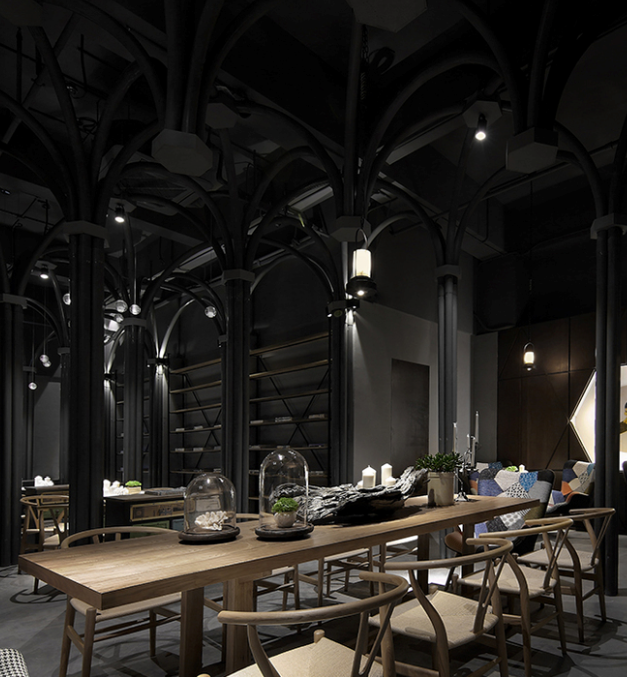
#> input picture 과제/디지털영상처리 1차 과제 공고/dark1.PNG, 627 x 677 px, found by its file name
$ python '최영환.py'
#> lines starting #> are read from the running program, lines starting #| are printed output that depends on the picture; after the words box and inside, x2 and y2 are one past the last pixel; in counts of white or black regions, pixels touching at a corner belong together
# 디지털 영상처리 1차 과제
# 레포트에 각 문제를 밝히고 달성 여부를 설명하는 부분 포함
# 1. 영상을 읽어 들여 이 영상의 밝기를 트랙바로 제어
# 2. 원본 영상과 밝게 만든 영상을 나란히 배열하여 출력. (좌측 : 원본 영상, 우측 : 밝게 만든 영상)  => cv.hconcat()
# 3. 트랙바는 0~30의 값을 가짐. 다음과 같이 원본 영상에 대한 곱셈 배수를 곱해서 구현 (10% => 1+0.1, 20% => 1+0.2, 30% => 1+0.3, ..., 90% => 1+0.9, 300% => 1+3.0)  => np.clip(), .astype(np.uint8)
# 4. 트랙바를 오른쪽으로 움직였다가 다시 왼쪽으로 움직여 어둡게 만들면 최종 단계에서 0을 선택하면 원본 영상과 같아야함.
# 5. 각 화면의 좌측 상단(50, 50)에 'Original' 과 'Brighter' 문자를 출력해야함. 밝기에 영향 x
# 6. key 's' 입력 시 밝아진 영상을 현재의 폴더에 지정된 파일 이름으로 저장함. 문자 정보는 포함 x.     ex) tmpxx_dark1.png => fstring 사용
# xx는 영상의 밝기
# 7. esc 입력 시 종료
# ========================================================================================================================================================= #
import cv2 as cv
import numpy as np

# 변수 선언
Path = './'
Name = 'dark1.png'


# 트랙바의 콜백함수
def onChange(x):
    pass


# 영상 로드
FullName = Path + Name             # 원본 파일의 전체 경로
img = cv.imread(FullName)          # 원본 파일
#> img is the input picture: shape (677, 627, 3); mean B, G, R 32.2, 36, 39

imgC = img.copy()               # 원본영상
out = img.copy()                # 변환영상
dst = cv.hconcat([imgC, out])   # 출력영상
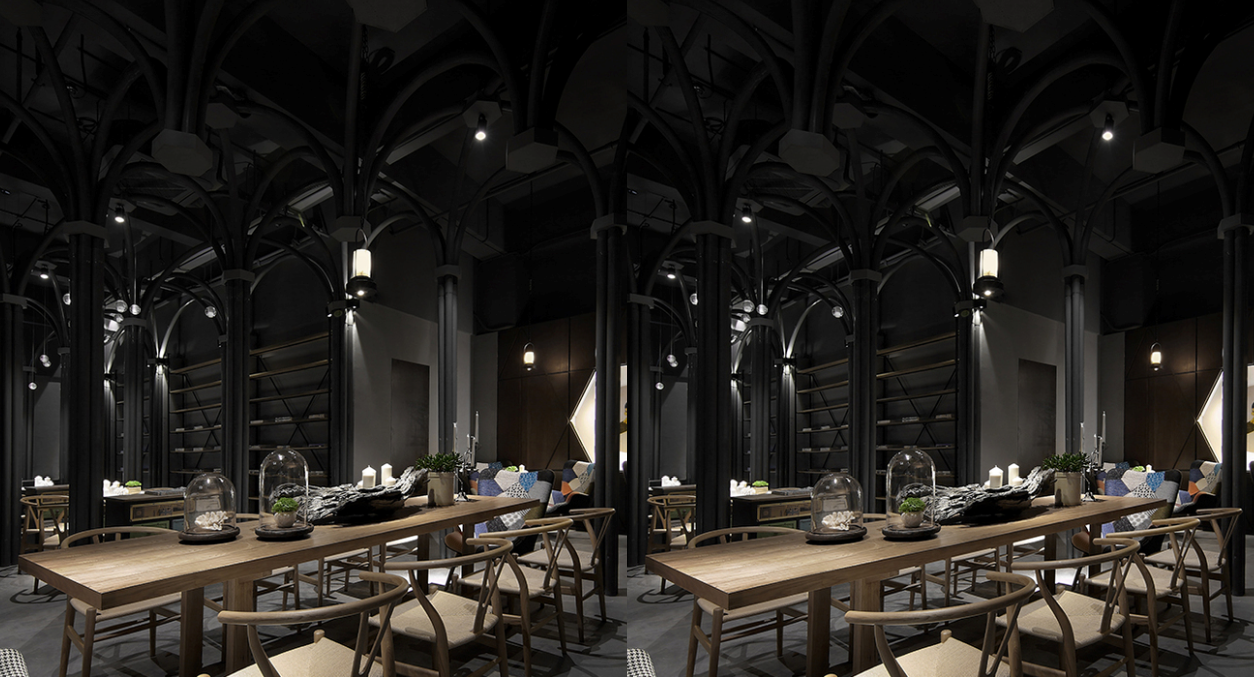
#> dst: shape (677, 1254, 3); mean B, G, R 32.2, 36, 39

# 윈도우 생성
cv.namedWindow('image')

# 트랙바 생성
cv.createTrackbar('scale', 'image', 0, 30, onChange)
#> slider 'scale' is set to 10

# 키 입력 부분, s를 누르면 지정된 이름으로 변환 영상 저장
# esc 입력 시 종료.
while True:
    cv.imshow('image', dst)     # 출력 영상
    outC = out.copy()           # 변환 영상 복사

    # 트랙바 위치 획득
    scale = cv.getTrackbarPos("scale", "image")

    # 영상 밝게
    s = 1 + (scale * 0.1)
    outC = (np.clip(255*(outC/255 * s), 0, 255)).astype('uint8')
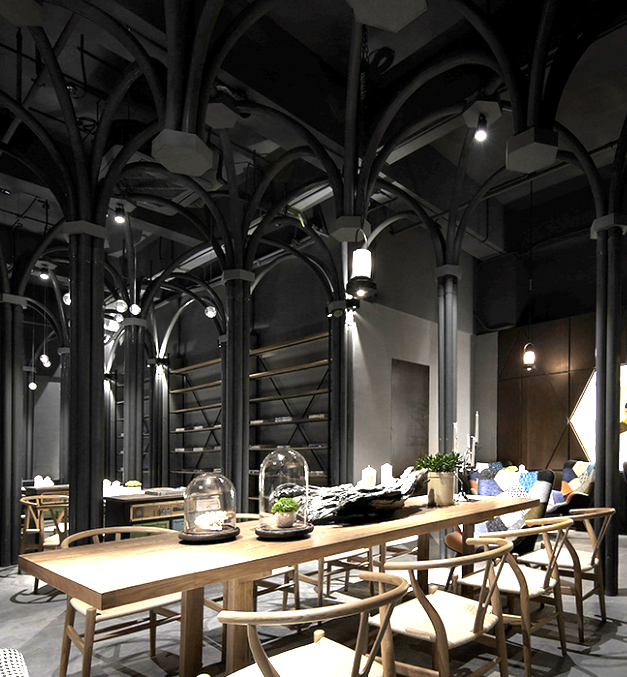
#> outC: shape (677, 627, 3); mean B, G, R 61, 66.7, 70.8
    imgS = outC.copy()  # 저장에 쓰일 복사본 생성

    # 영상에 글자 삽입
    org = (50, 50)
    cv.putText(imgC, "Original", org, 0, 1, (0, 0, 255), 2)
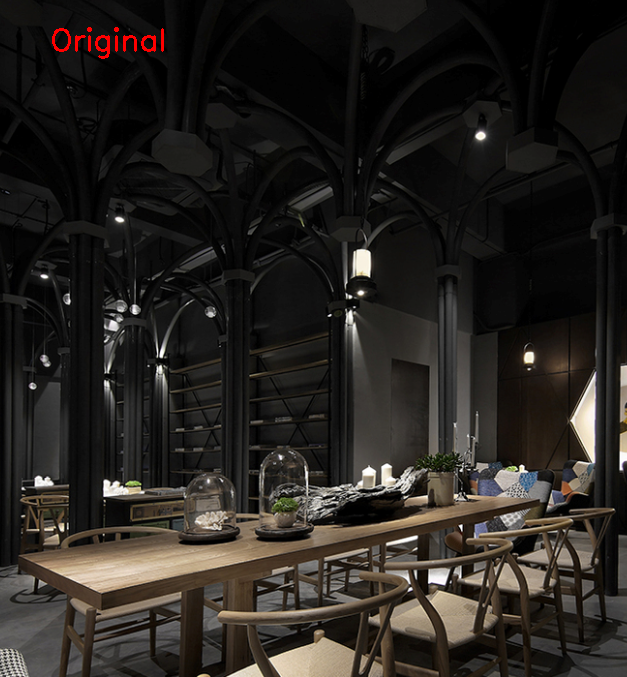
#> imgC: shape (677, 627, 3); 0.21% of pixels changed, all inside (x1, y1, x2, y2) = (52, 27, 164, 59)
    cv.putText(outC, "Brighter", org, 0, 1, (0, 0, 255), 2)
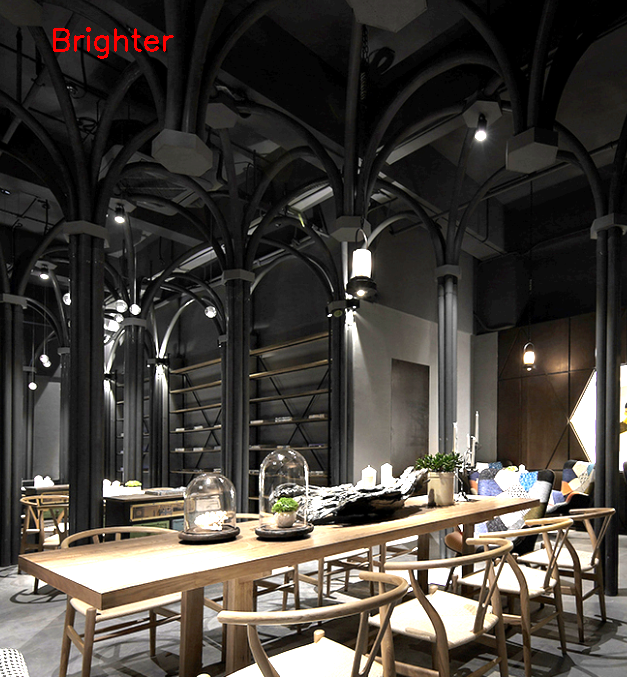
#> outC: shape (677, 627, 3); 0.23% of pixels changed, all inside (x1, y1, x2, y2) = (53, 27, 174, 59)

    # 영상 새로 출력
    dst = cv.hconcat([imgC, outC])
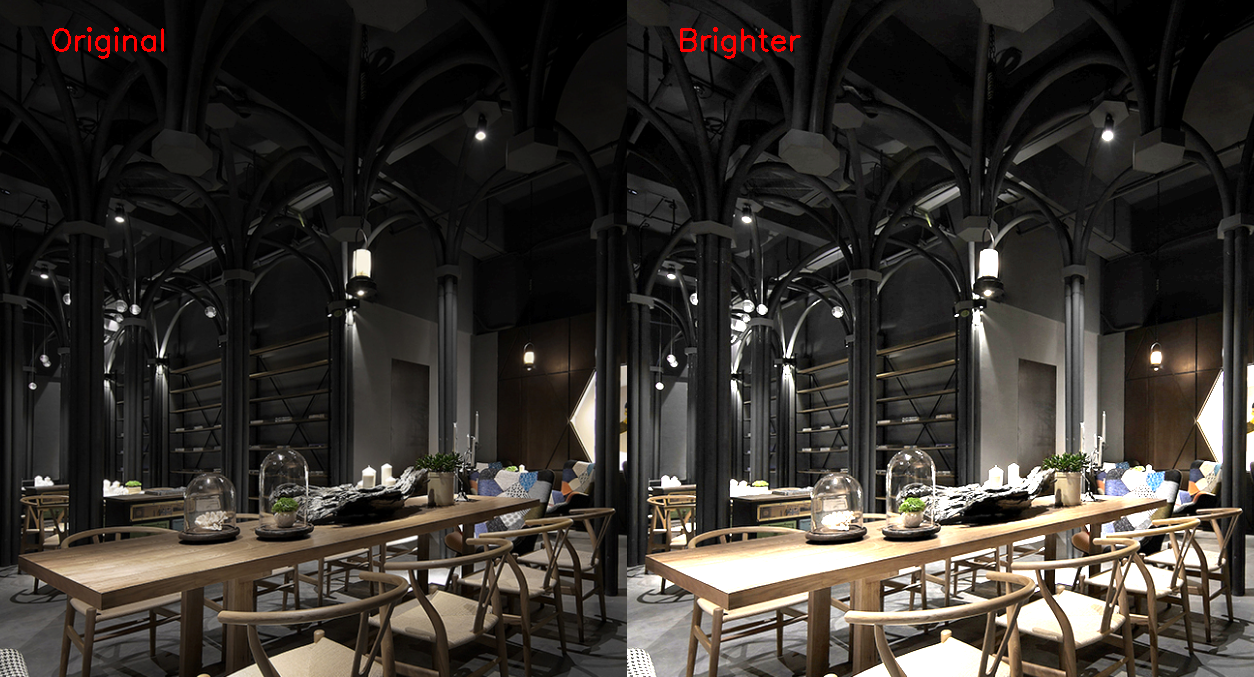
#> dst: shape (677, 1254, 3); mean B, G, R 46.5, 51.3, 55.4

    # 키 입력 대기
    key = cv.waitKey(1)
#> (key Esc is pressed here)
    # s 입력 시 지정된 형식의 이름으로 영상 저장
    if key == ord('s'):
        sname = f'{Path}tmp{int(scale):02d}_dark1.png'
        cv.imwrite(sname, imgS)
        print(f"File name is {sname}")
        print('Image write success!')
    # esc 입력 시 프로그램 종료
    elif key == 27:
        cv.destroyAllWindows()
        print('Terminating program...')
        exit(0)
#> (the program exits here)
